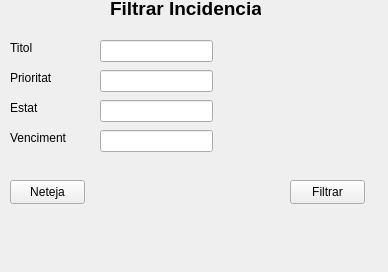
<?xml version="1.0" encoding="UTF-8"?>
<ui version="4.0">
 <class>Form</class>
 <widget class="QWidget" name="Form">
  <property name="geometry">
   <rect>
    <x>0</x>
    <y>0</y>
    <width>388</width>
    <height>272</height>
   </rect>
  </property>
  <property name="windowTitle">
   <string>Form</string>
  </property>
  <widget class="QLabel" name="label">
   <property name="geometry">
    <rect>
     <x>110</x>
     <y>0</y>
     <width>151</width>
     <height>16</height>
    </rect>
   </property>
   <property name="font">
    <font>
     <pointsize>14</pointsize>
     <bold>true</bold>
    </font>
   </property>
   <property name="text">
    <string>Filtrar Incidencia</string>
   </property>
  </widget>
  <widget class="QLabel" name="label_2">
   <property name="geometry">
    <rect>
     <x>10</x>
     <y>40</y>
     <width>49</width>
     <height>16</height>
    </rect>
   </property>
   <property name="text">
    <string>Titol</string>
   </property>
  </widget>
  <widget class="QLabel" name="label_3">
   <property name="geometry">
    <rect>
     <x>10</x>
     <y>70</y>
     <width>49</width>
     <height>16</height>
    </rect>
   </property>
   <property name="text">
    <string>Prioritat</string>
   </property>
  </widget>
  <widget class="QLabel" name="label_4">
   <property name="geometry">
    <rect>
     <x>10</x>
     <y>100</y>
     <width>49</width>
     <height>16</height>
    </rect>
   </property>
   <property name="text">
    <string>Estat</string>
   </property>
  </widget>
  <widget class="QLabel" name="label_5">
   <property name="geometry">
    <rect>
     <x>10</x>
     <y>130</y>
     <width>61</width>
     <height>16</height>
    </rect>
   </property>
   <property name="text">
    <string>Venciment</string>
   </property>
  </widget>
  <widget class="QLineEdit" name="lineEdit">
   <property name="geometry">
    <rect>
     <x>100</x>
     <y>40</y>
     <width>113</width>
     <height>22</height>
    </rect>
   </property>
  </widget>
  <widget class="QLineEdit" name="lineEdit_2">
   <property name="geometry">
    <rect>
     <x>100</x>
     <y>70</y>
     <width>113</width>
     <height>22</height>
    </rect>
   </property>
  </widget>
  <widget class="QLineEdit" name="lineEdit_3">
   <property name="geometry">
    <rect>
     <x>100</x>
     <y>100</y>
     <width>113</width>
     <height>22</height>
    </rect>
   </property>
  </widget>
  <widget class="QLineEdit" name="lineEdit_4">
   <property name="geometry">
    <rect>
     <x>100</x>
     <y>130</y>
     <width>113</width>
     <height>22</height>
    </rect>
   </property>
  </widget>
  <widget class="QPushButton" name="pushButton">
   <property name="geometry">
    <rect>
     <x>10</x>
     <y>180</y>
     <width>75</width>
     <height>24</height>
    </rect>
   </property>
   <property name="text">
    <string>Neteja</string>
   </property>
  </widget>
  <widget class="QPushButton" name="pushButton_2">
   <property name="geometry">
    <rect>
     <x>290</x>
     <y>180</y>
     <width>75</width>
     <height>24</height>
    </rect>
   </property>
   <property name="text">
    <string>Filtrar</string>
   </property>
  </widget>
 </widget>
 <resources/>
 <connections/>
</ui>
